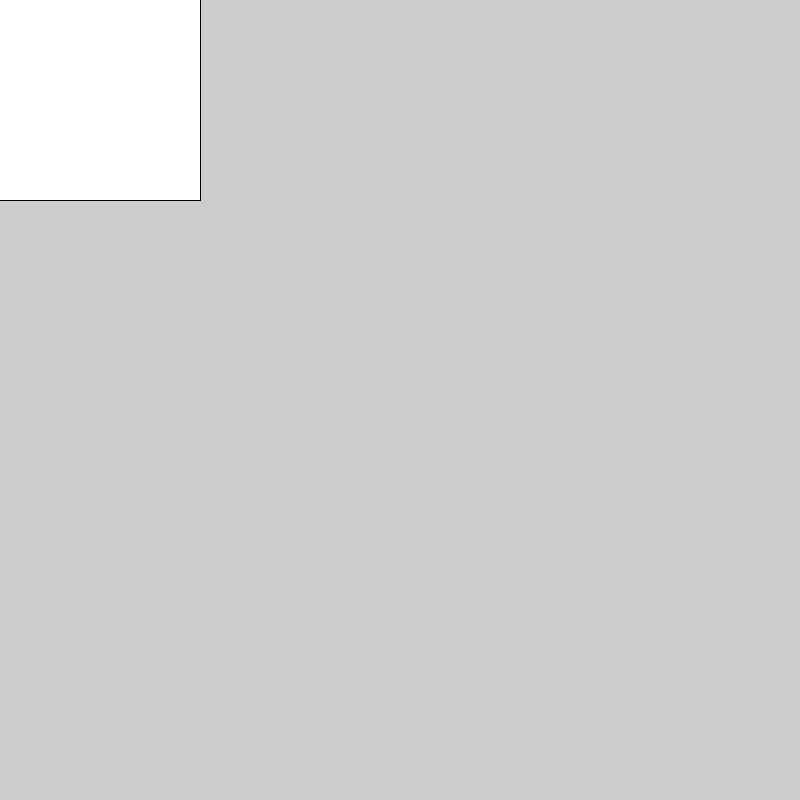
Frame 1 (no input)
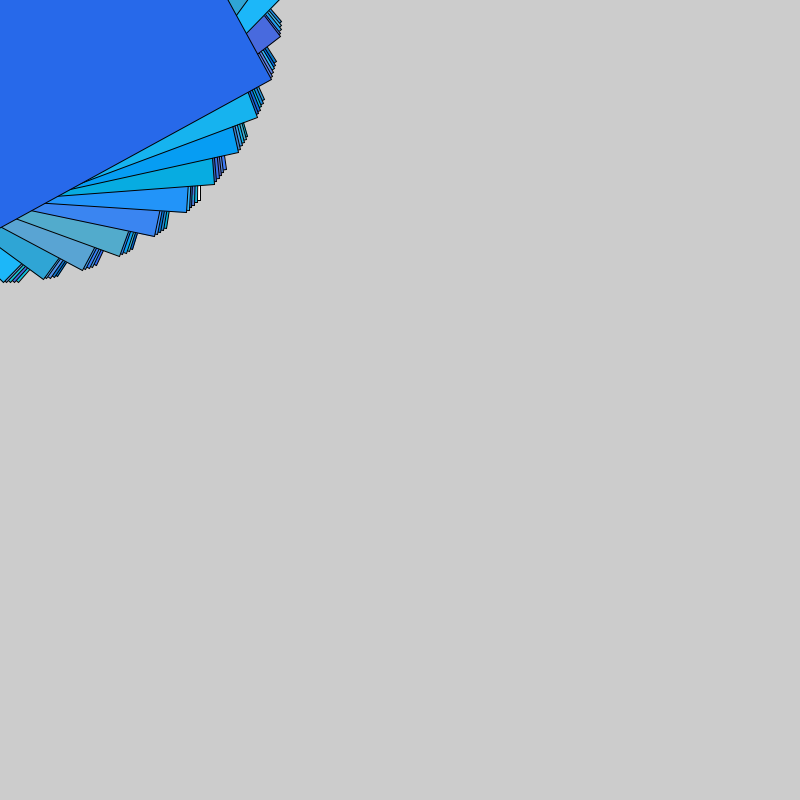
Frame 60 (the mouse pressed at the canvas centre just before this capture)
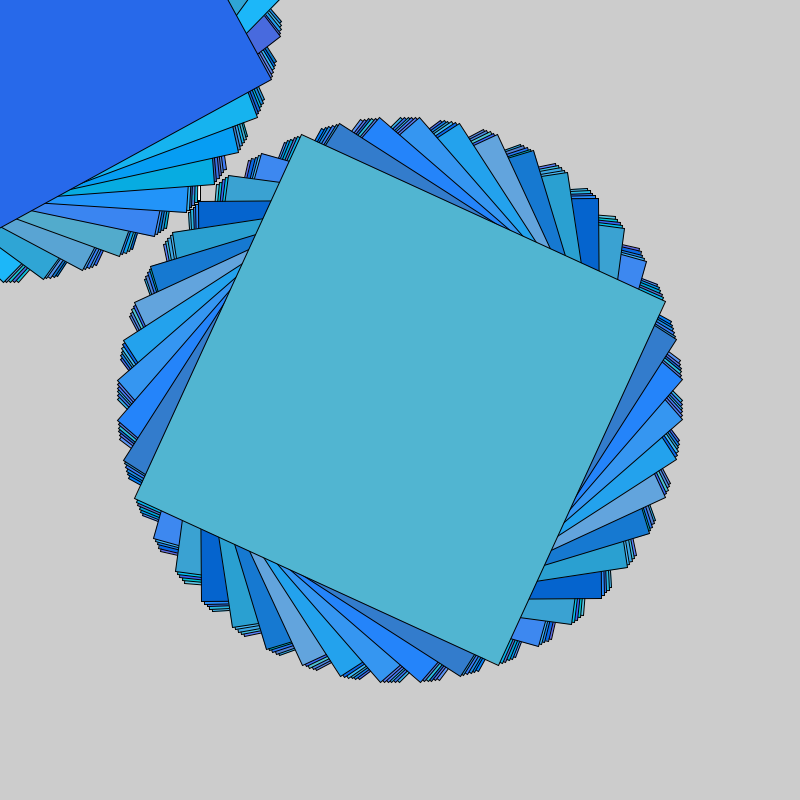
Frame 120 (the mouse held since frame 60 and released just before this capture)

The Processing sketch that drew these frames (run headless with seeded random() and noise(); from frame 60 on, the mouse is pressed at the canvas centre):

// Processing sketch: processing_74888
// ── processing_74888.pde

float angle = 0.0;
 void setup() {
 size(800, 800);
 smooth();
 frameRate(30);
}
 void draw() {
 translate(mouseX, mouseY);
 rotate(angle);
 rect(-200, -200, 400, 400);
 fill(random(0, 100), random(100, 200), random(200, 255));
 angle += 3;
}
